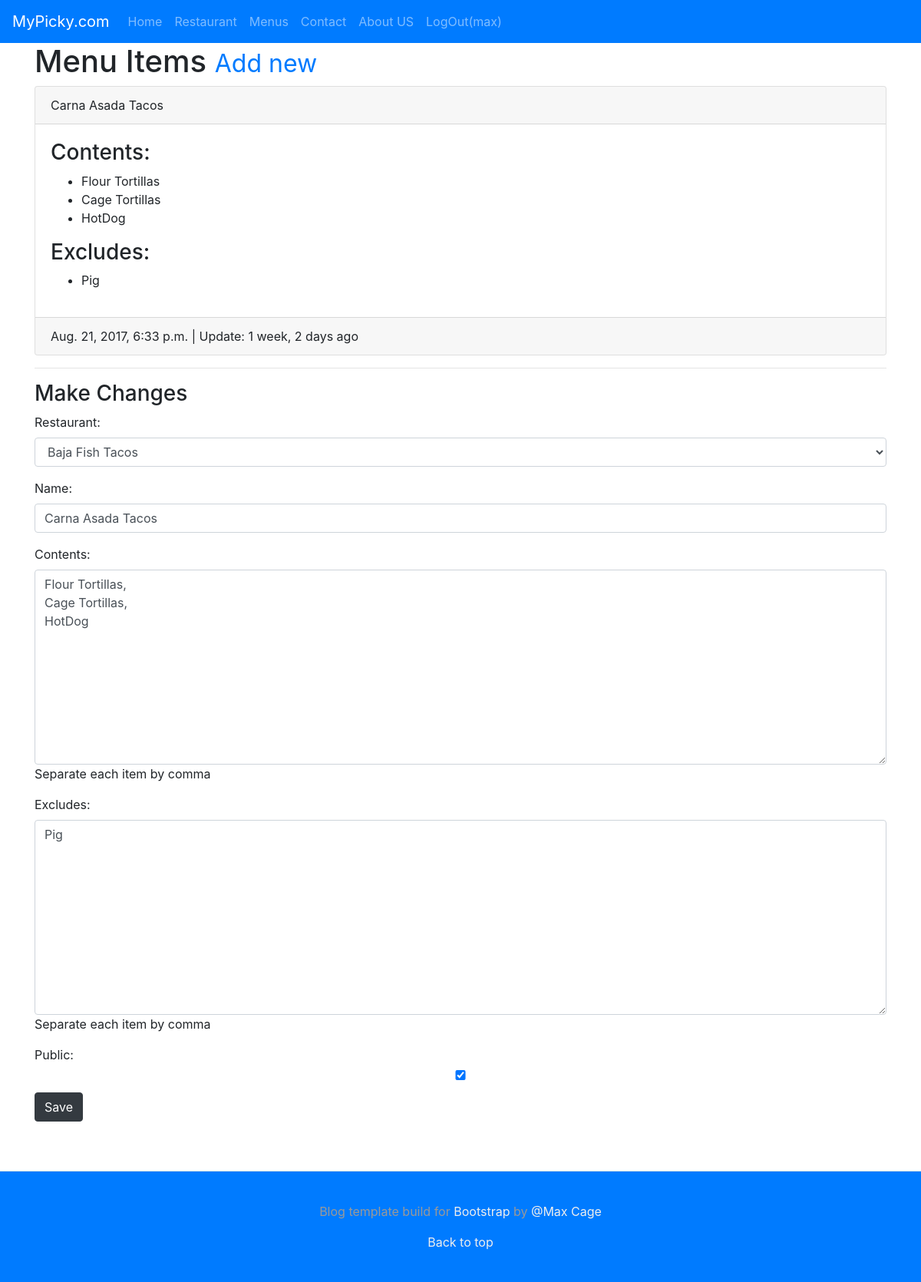
The app's page /items/2/ (signed in) with its own data.
### menus/models.py (models this page shows, shortened)
class Item(models.Model):
    user        = models.ForeignKey(settings.AUTH_USER_MODEL)
    restaurant  = models.ForeignKey(Restaurant)
    name        = models.CharField(max_length=100)
    contents    = models.TextField(help_text='Separate each item by comma')
    excludes    = models.TextField(
        blank=True, null=True, help_text='Separate each item by comma'
    )
    public      = models.BooleanField(default=True)
    timestamp   = models.DateTimeField(auto_now_add=True)
    update      = models.DateTimeField(auto_now=True)
    class Meta:
        ordering = ["-update", "-timestamp"]
    def __str__(self):
        return self.name
    def get_contents(self):
        return self.contents.split(",")
    def get_excludes(self):
        return self.excludes.split(",")

### restaurants/models.py (models this page shows, shortened)
class Restaurant(models.Model):
    owner = models.ForeignKey(User)
    name = models.CharField(max_length=120)
    location = models.CharField(max_length=120, blank=True, null=True)
    category = models.CharField(max_length=120, blank=True, null=True, validators=[validate_category])
    timestamp = models.DateTimeField(auto_now_add=True)
    update = models.DateTimeField(auto_now=True)
    slug = models.SlugField(blank=True, null=True)
    objects = RestaurantManager()
    def __str__(self):
        return self.name

### menus/views.py (the view)
# urls.py: url(r'^(?P<pk>\d+)/$', ItemUpdateView.as_view(), name="detail"),
class ItemUpdateView(LoginRequiredMixin, UpdateView):
    template_name = "menus/detail-update.html"
    form_class = ItemForm
    def get_queryset(self):
        return Item.objects.filter(user=self.request.user)
    def get_context_data(self, *args, **kwargs):
        context = super(ItemUpdateView, self).get_context_data(*args, **kwargs)
        context['title'] = "Update Item"
        return context
    def get_form_kwargs(self):
        kwargs = super(ItemUpdateView, self).get_form_kwargs()
        kwargs['user'] = self.request.user
        return kwargs

### menus/forms.py
class ItemForm(forms.ModelForm):
    class Meta:
        model = Item
        fields = [
            'restaurant',
            'name',
            'contents',
            'excludes',
            'public'
        ]
    def __init__(self, user=None, *args, **kwargs):
        print(user)
        print(kwargs)
        super(ItemForm, self).__init__(*args, **kwargs)
        self.fields['restaurant'].queryset = Restaurant.objects.filter(owner=user)

### restaurants/models.py (called while the page is built)
    def get_queryset(self):
        return RestaurantQuerySet(self.model, using=self._db)

### menus/templates/menus/detail-update.html (shortened to what this page needs)
{% extends "base.html" %}
{% block content %}
  <h1>Menu Items <small><a href="{% url 'menus:create' %}">Add new</a></small></h1>
  <div class="card">
    <div class="card-header">
      {{ form.instance.name }}
    </div>
    <div class="card-body">
      {% if form.instance.contents %}
        <h3>Contents:</h3>
        <ul>
        {% for item in form.instance.get_contents %}
          <li>{{item}}</li>
        {% endfor %}
        </ul>
      {% endif %}
      {% if form.instance.excludes %}
        <h3>Excludes:</h3>
        <ul>
        {% for item in form.instance.get_excludes %}
          <li>{{item}}</li>
        {% endfor %}
        </ul>
      {% endif %}
    </div>
    <div class="card-footer">
      {{ form.instance.timestamp }} | Update: {{ form.instance.update|timesince }} ago
    </div>
  </div>
  <hr/>
  <h3>Make Changes</h3>
  {% include "snippets/form-snippet.html" with form=form %}
{% endblock %}

### templates/snippets/nav.html (shortened to what this page needs)
  <nav class="navbar navbar-expand-lg navbar-dark bg-primary">
    <div class="collapse navbar-collapse" id="navbarTogglerDemo01">
      <a class="navbar-brand"  href="/">MyPicky.com</a>
      <ul class="navbar-nav mr-auto mt-2 mt-lg-0">
        <li class="nav-item"><a class="nav-link"  href="{% url 'home' %}">Home</a></li>
        {% if request.user.is_authenticated %}
        <li class="nav-item"><a class="nav-link" href="{% url 'restaurants:list' %}">Restaurant</a></li>
        <li class="nav-item"><a class="nav-link"  href="{% url 'menus:list' %}">Menus</a></li>
        {% endif %}
        <li class="nav-item"><a class="nav-link"  href="{% url 'contact' %}">Contact</a></li>
        <li class="nav-item"><a class="nav-link"  href="{% url 'about' %}">About US</a></li>
        {% if request.user.is_authenticated %}
          <li class="nav-item text-right">
            <a class="nav-link"  href="{% url 'logout' %}">
              LogOut({{request.user.username}})
            </a>
          </li>
        {% else %}
          <li class="nav-item text-right"><a class="nav-link"  href="{% url 'login' %}">Login</a></li>
        {% endif %}
      </ul>
    </div>
  </nav>

### templates/snippets/form-snippet.html (shortened to what this page needs)
<form class="form-group" method='POST'>
    {{ form.as_p }}
    <button type='submit' class="btn btn-dark">Save</button>
</form>

### records on screen
Item: instance.name "Carna Asada Tacos", get_excludes "Pig", instance.timestamp "Aug. 21, 2017, 6:33 p.m.", instance.update "1 week, 2 days", restaurant "Baja Fish Tacos", contents "Flour Tortillas, Cage Tortillas, HotDog", excludes "Pig", public "☑"
Restaurant: name "Carna Asada Tacos"

### other values on screen
{{ request.user.username }} "max"
{{ item }} "Flour Tortillas" "Cage Tortillas" "HotDog"
